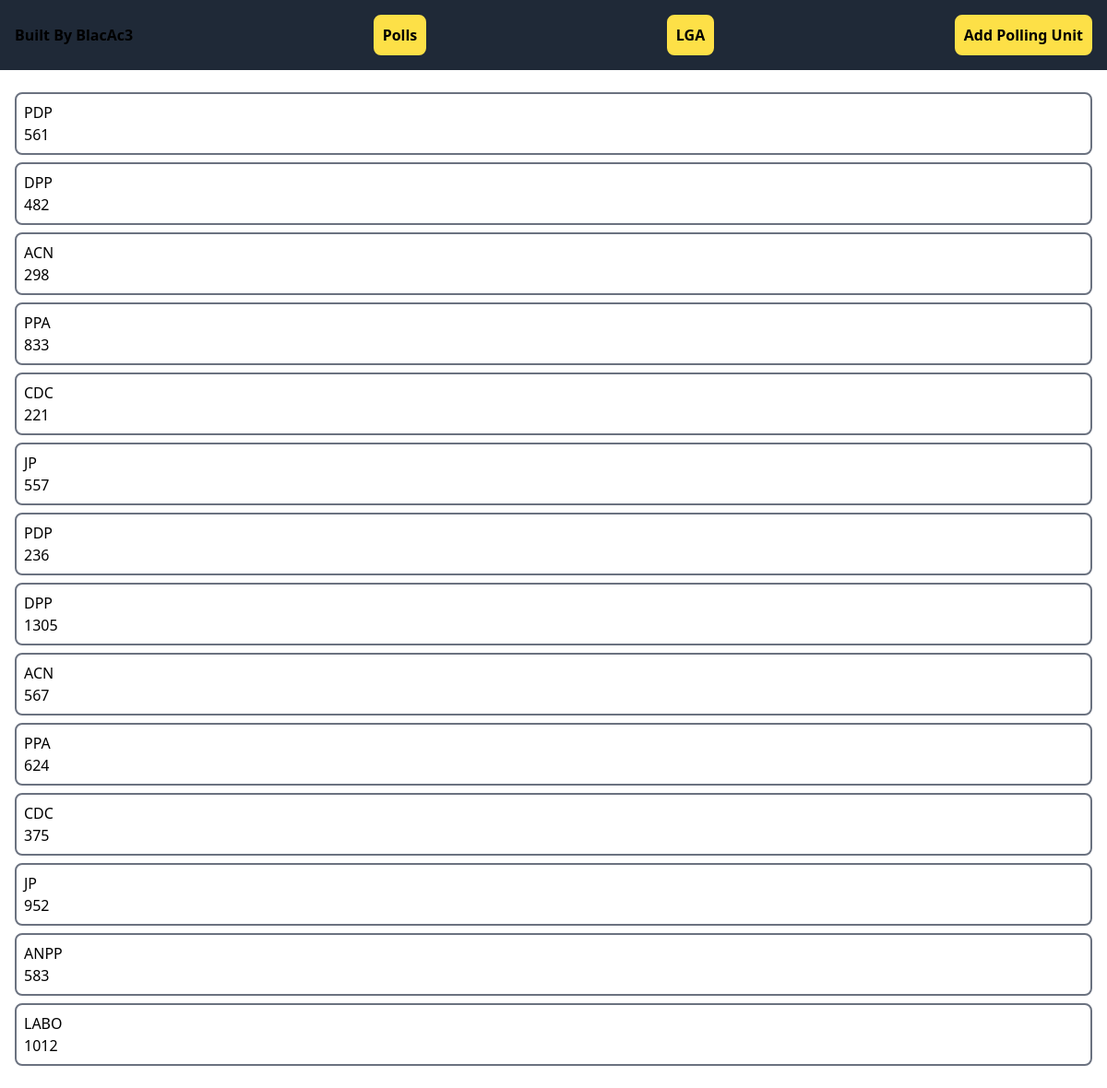
Page /polling_unit/10/results on the committed database.
### polls/models.py (models this page shows)
class AnnouncedPuResults(models.Model):
    result_id = models.AutoField(primary_key=True)
    polling_unit_uniqueid = models.TextField()
    party_abbreviation = models.TextField()
    party_score = models.IntegerField()
    entered_by_user = models.TextField()
    date_entered = models.TextField()
    user_ip_address = models.TextField()
    class Meta:
        managed = False
        db_table = 'announced_pu_results'

### polls/views.py (the view)
# urls.py: path("polling_unit/<int:pu_unique_id>/results", views.get_pu_result, name="polling_unit_results"),
def get_pu_result(request, pu_unique_id):
    pu_results = AnnouncedPuResults.objects.filter(polling_unit_uniqueid=pu_unique_id)
    return render(request, "polls/index.html", {
        "pu_results":pu_results,
        })

### polls/templates/polls/index.html (shortened to what this page needs)
{% load static tailwind_tags %}
<!DOCTYPE>
<head>
    {% tailwind_css %}
</head>
<body>
    <nav class="font-bold bg-gray-800 p-4 flex items-center justify-between">
        <h1 class="">Built By BlacAc3</h1>
        <a href="{% url 'index' %}" class="p-2 bg-yellow-300 border-2 border-yellow-300 rounded-lg hover:bg-yellow-400 hover:border-slate-900 transition-all duration-300 cursor-pointer"> Polls</a>
        <a href="{% url 'lga' %}" class="p-2 bg-yellow-300 border-2 border-yellow-300 rounded-lg hover:bg-yellow-400 hover:border-slate-900 transition-all duration-300 cursor-pointer" >LGA</a>
        <a href="{% url 'new_polling_unit' %}" class="p-2 bg-yellow-300 border-2 border-yellow-300 rounded-lg hover:bg-yellow-400 hover:border-slate-900 transition-all duration-300 cursor-pointer" >Add Polling Unit</a>
    </nav>
    <section class="p-4">
        {% if not pu_results %}
            <h1 class="text-2xl font-extrabold  p-4 mb-8 border-b-2 border-gray-500">All Polling Units</h1>
            <ul>
                {% for units in polling_units %}
                <a href="{% url 'polling_unit_results' units.uniqueid %}">
                    <li class="border-2 border-gray-500 p-2 my-2 rounded-lg hover:bg-gray-300 transition-all duration-300 cursor-pointer">
                        <p>ID: {{ units.polling_unit_number }}</p>
                        <p>Name: {{ units.polling_unit_name }}</p>
                        <p>Description: {{ units.polling_unit_description }}</p>
                        <p>LGA ID: {{ units.lga_id }}</p>
                    </li>
                </a>
                {% endfor %}
            </ul>
            {% else %}
            <ul>
                {% for result in pu_results %}
                <li class="border-2 border-gray-500 p-2 my-2 rounded-lg">
                    <p>{{ result.party_abbreviation }}</p>
                    <p>{{ result.party_score }}</p>
                </li>
                {% endfor %}
            </ul>
        {% endif %}
    </section>
</body>

### rows in the picture
AnnouncedPuResults: party_abbreviation "PDP", party_score "561"
AnnouncedPuResults: party_abbreviation "DPP", party_score "482"
AnnouncedPuResults: party_abbreviation "ACN", party_score "298"
AnnouncedPuResults: party_abbreviation "PPA", party_score "833"
AnnouncedPuResults: party_abbreviation "CDC", party_score "221"
AnnouncedPuResults: party_abbreviation "JP", party_score "557"
AnnouncedPuResults: party_abbreviation "PDP", party_score "236"
AnnouncedPuResults: party_abbreviation "DPP", party_score "1305"
AnnouncedPuResults: party_abbreviation "ACN", party_score "567"
AnnouncedPuResults: party_abbreviation "PPA", party_score "624"
AnnouncedPuResults: party_abbreviation "CDC", party_score "375"
AnnouncedPuResults: party_abbreviation "JP", party_score "952"
AnnouncedPuResults: party_abbreviation "ANPP", party_score "583"
AnnouncedPuResults: party_abbreviation "LABO", party_score "1012"
